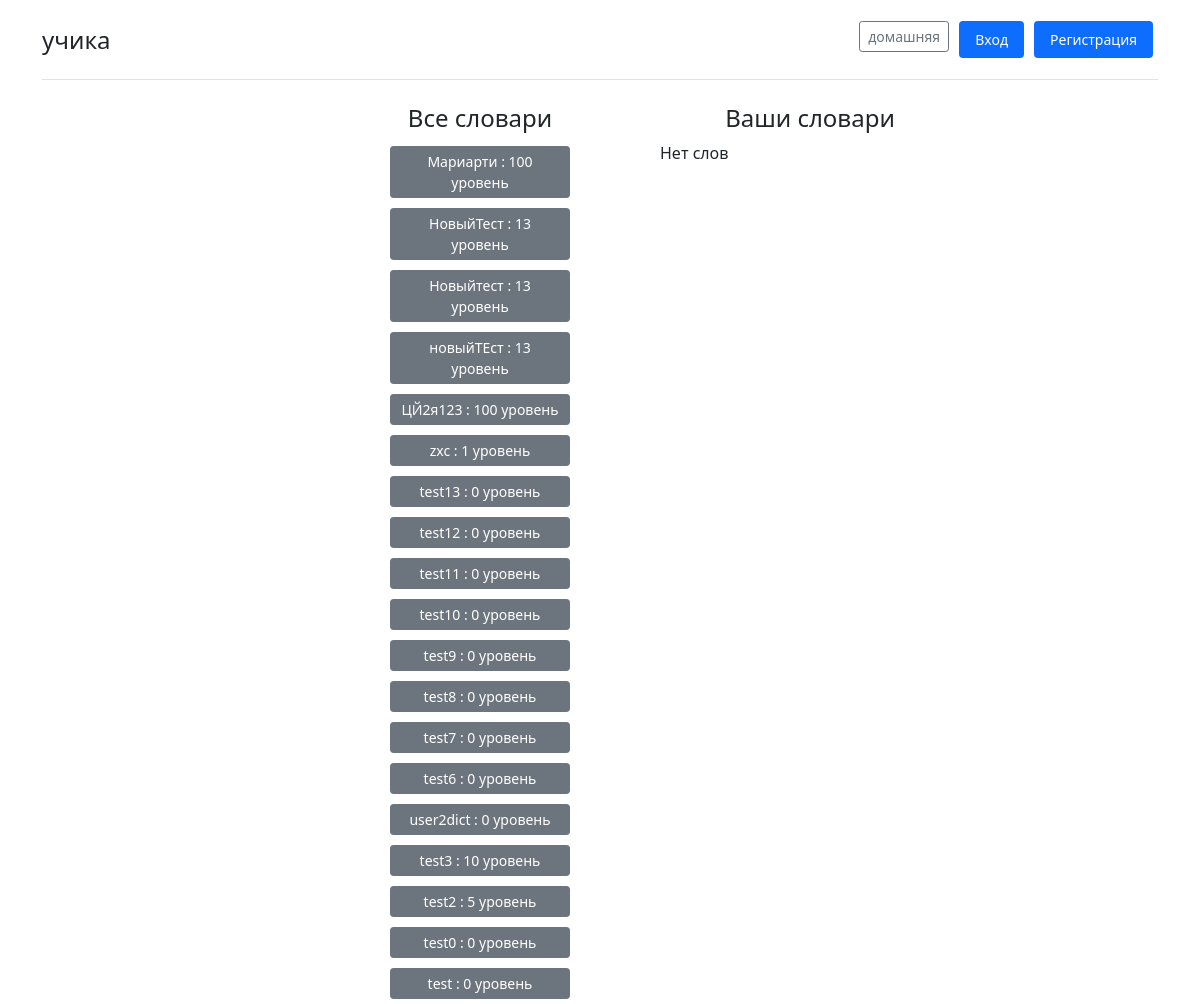
Screenshot of /dicts with the database file from the repository.
### users/models.py (models this page shows)
class UsersDictionary(models.Model):
    name = models.CharField("Назване словаря", max_length=100, unique=True)
    password = models.CharField("Пароль для доступа", max_length=100, blank=True)
    creator_id = models.IntegerField("автор", default=1)
    creation_time = models.DateTimeField(auto_now_add=True)
    difficult_lvl = models.IntegerField("Сложность", validators=[MaxValueValidator(100), MinValueValidator(0)])
    words = models.ManyToManyField(TrashWord, blank=True)

### users/views.py (the view)
# urls.py: path('dicts', views.dicts, name='dicts'),
def dicts(request):
    dicts = []
    all_dicts = UsersDictionary.objects.all()[::-1]
    if request.user.is_staff:
        dicts = UsersDictionary.objects.all()[::-1]
    else:
        dicts = UsersDictionary.objects.filter(creator_id=request.user.id)[::-1]
    error = ''
    context = {'title': 'Словари', 'error': error, 'dicts': dicts, "all_dicts": all_dicts}
    return render(request, 'new_project/dicts.html', context)

### users/templates/new_project/dicts.html (shortened to what this page needs)
{% extends 'new_project/base.html' %}
{% block content %}
    <div class="card_body">
        <h4 align="center">Все словари</h4>
        {% if all_dicts %}
            {% for el in all_dicts %}
                <div align="center"><a href="{% url 'watch_word' %}?dict_id={{el.id}}" type="button" class="btn btn-secondary m5 btn-sm w-50">
                    <span class="a">{{el.name}} : {{el.difficult_lvl}} уровень</span>
                </a></div>
            {% endfor %}
        {% else %}
            <p>Нет слов</p>
        {% endif %}
    </div>
    <div class="col-1-4">
        <h4 align="center">Ваши словари</h4>
          {% if dicts %}
            {% for el in dicts %}
              <div align="center"><a href="{% url 'add_word' %}?dict_id={{el.id}}" type="button" class="btn btn-secondary m5 btn-sm w-50">
                    <span class="a">{{el.name}} : {{el.difficult_lvl}} уровень</span>
                    <span class="b">Изменить</span>
              </a></div>
            {% endfor %}
         <div align="center">
           <a href="{% url 'createdict' %}" type="button" class="btn btn-outline-success m5 btn-sm">Создать новый словарь</a>
         </div>
          {% else %}
            <p>Нет слов</p>
          {% endif %}
      </div>
{% endblock %}

### users/templates/new_project/base.html (shortened to what this page needs)
<!DOCTYPE html>
<html lang="en">
{% load static %}
<head>
    <link rel="stylesheet" href="https://cdn.jsdelivr.net/npm/bootstrap@5.1.3/dist/css/bootstrap.min.css ">
    <link rel="stylesheet" href="{% static 'css/stylesheet.css' %}">
</head>
<body>
    <div class="container">
        <header class="d-flex flex-wrap justify-content-center py-3 mb-4 border-bottom">
      <a href="/" class="d-flex align-items-center mb-3 mb-md-0 me-md-auto text-dark text-decoration-none">
        <span class="fs-4 ml-10">учика</span>
      </a>
      <ul class="nav nav-pills ">
            <li><a href="{% url 'home' %}" class="btn btn-outline-secondary m5 btn-sm">домашняя</a></li>
            {% if request.user.is_authenticated %}
              <li><a href="{% url 'english' %}" type="button" class="btn btn-outline-secondary m5 btn-sm">англ</a></li>
              <li><a href="{% url 'dicts' %}" type="button" class="btn btn-outline-secondary m5 btn-sm">Словари</a></li>
              <li><a href="{% url 'profile' %}" type="button" class="btn btn-outline-secondary m5 btn-sm">Профиль</a></li>
            {% if request.user.is_staff %}
            <li><a  href="{% url 'create' %}" type="button" class="btn btn-outline-secondary  m5 btn-sm">Добавить слово</a></li>
            {%endif%}
            <p class="welcome px-2 link-secondary" >Добро пожаловать, {{user.username}}</p>
            <li><a href="{% url 'logout' %}" class="nav-link active btn-sm">Выход</a></li>
            {% else %}
            <li><a href="{% url 'login' %}" class="nav-link active btn-sm m5">Вход</a></li>
            <li><a href="{% url 'registration' %}" class="nav-link active btn-sm m5">Регистрация</a></li>
            {% endif %}
      </ul>
    </header>
    </div>
    <div class="">
        {% block content %}{% endblock %}
    </div>
</body>
</html>

### static/css/stylesheet.css (style rules this page uses)
.m5 { margin: 5px; }
html { min-width: 1000px; }
.card_body { float: left; align-items: center; width: 30%; margin: 0% 0% auto 25%; }
.container:after, .row:after { content: ""; display: table; clear: both; }
.col-1-4 { width: 25%; float: left; }
.ml-10 { margin: 5px, 0, 0, 0; }

### rows the page displays
UsersDictionary: name "Мариарти", difficult_lvl "100"
UsersDictionary: name "НовыйТест", difficult_lvl "13"
UsersDictionary: name "Новыйтест", difficult_lvl "13"
UsersDictionary: name "новыйТЕст", difficult_lvl "13"
UsersDictionary: name "ЦЙ2я123", difficult_lvl "100"
UsersDictionary: name "zxc", difficult_lvl "1"
UsersDictionary: name "test13", difficult_lvl "0"
UsersDictionary: name "test12", difficult_lvl "0"
UsersDictionary: name "test11", difficult_lvl "0"
UsersDictionary: name "test10", difficult_lvl "0"
UsersDictionary: name "test9", difficult_lvl "0"
UsersDictionary: name "test8", difficult_lvl "0"
UsersDictionary: name "test7", difficult_lvl "0"
UsersDictionary: name "test6", difficult_lvl "0"
UsersDictionary: name "user2dict", difficult_lvl "0"
UsersDictionary: name "test3", difficult_lvl "10"
UsersDictionary: name "test2", difficult_lvl "5"
UsersDictionary: name "test0", difficult_lvl "0"
UsersDictionary: name "test", difficult_lvl "0"
